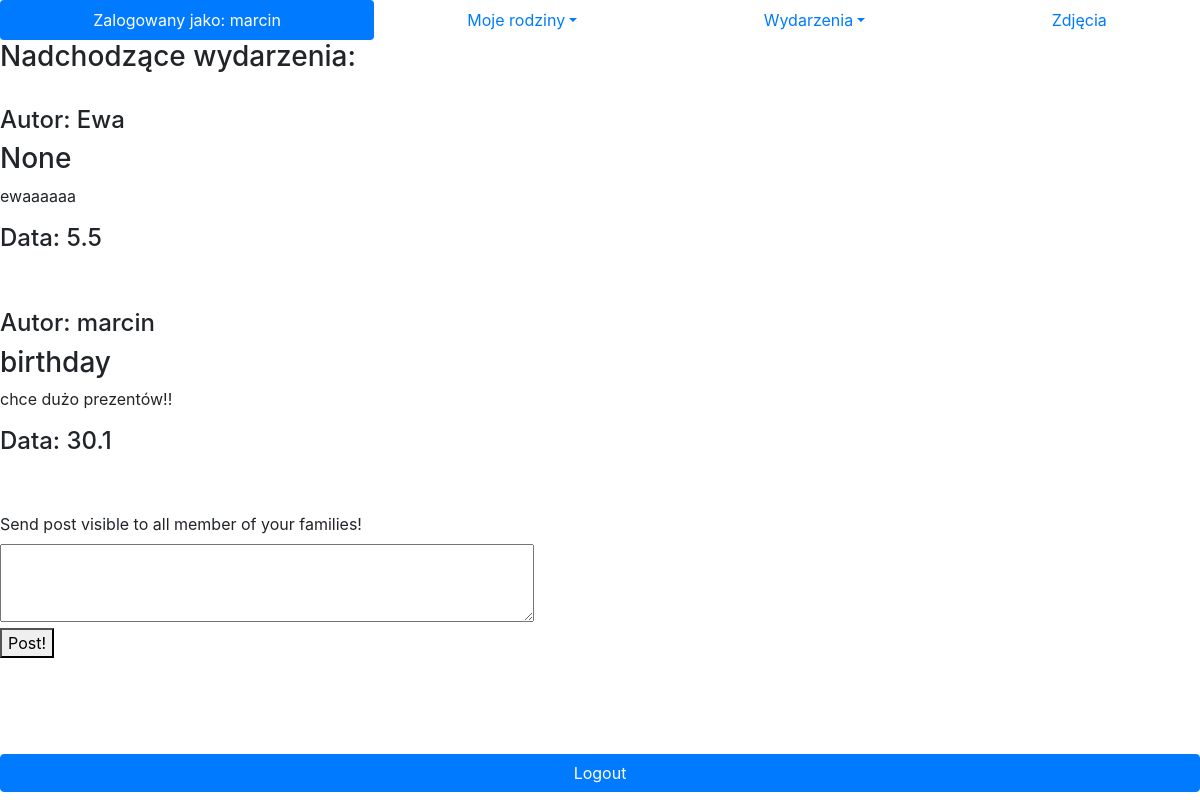
The page /loggedin/ (signed in) on the database as committed earlier.
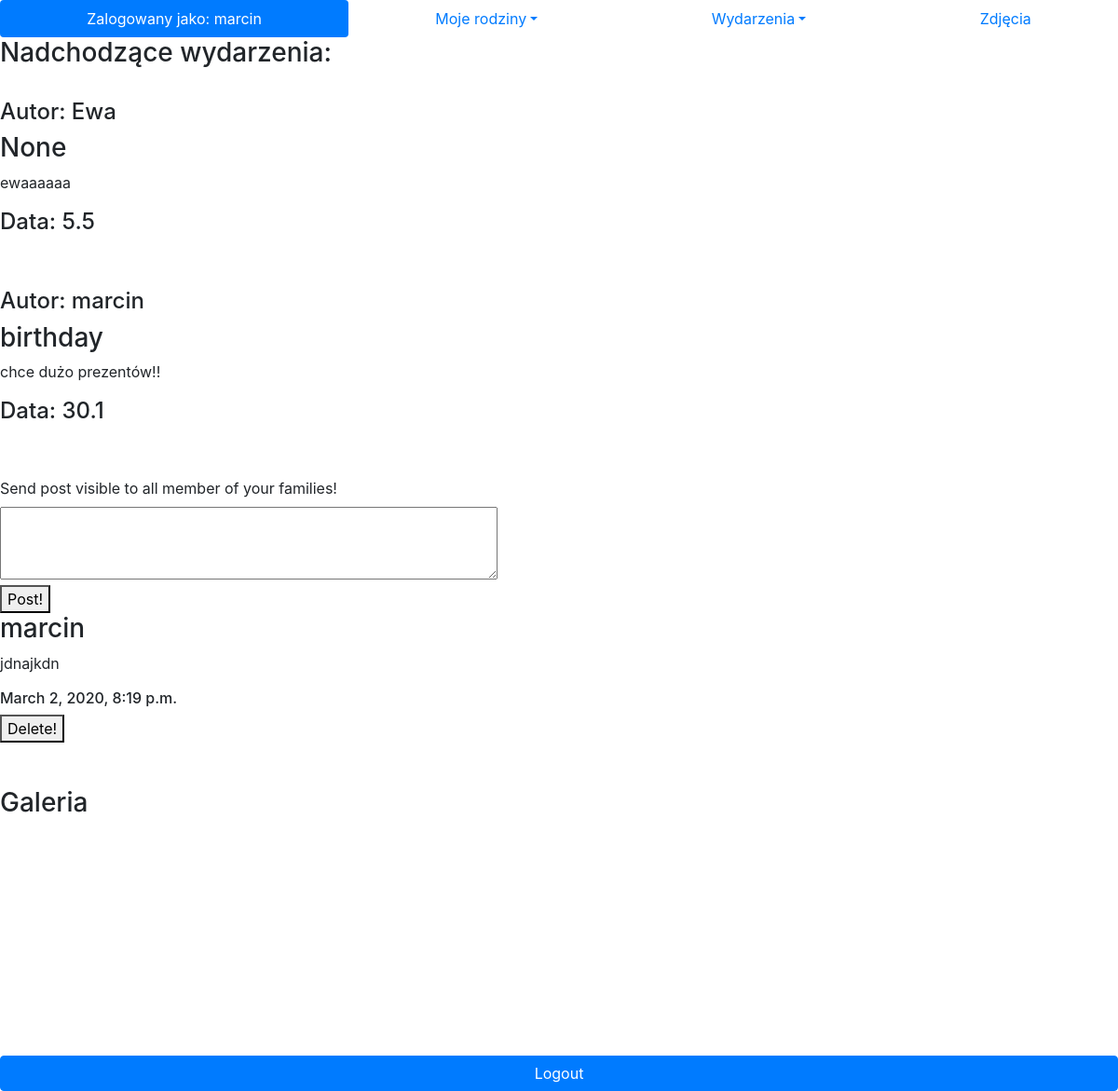
The same page on the database as committed later.
### logged/models.py (models this page shows, shortened)
class Event(models.Model):
    author = models.CharField(max_length=256, default='None')
    occasion = models.CharField(max_length=64, default='None')
    desc = models.TextField(blank=True)
    day = models.PositiveSmallIntegerField(default=0)
    month = models.PositiveSmallIntegerField(default=0)

class Post(models.Model):
    author = models.CharField(max_length=256, default='None')
    text = models.TextField()
    date = models.DateTimeField(auto_now_add=True)

### Authentication/views.py (the view, shortened to what this page needs)
# urls.py: path('loggedin/', Logedin, name='logedin'),
@login_required
def Logedin(request):
    if request.method == 'GET':
        families = Family.objects.filter()
        my_families = [] # families that I belong to
        events = Event.objects.all()# all database events
        members_of_my_families = []
        events_in_my_families = []
        for family in families:
            for member in family.members.all():
                if str(member) == str(request.user.username):
                    my_families.append(family)
        for family in my_families:
            for member in family.members.all():
                members_of_my_families.append(member.member)
        members_of_my_families = list(dict.fromkeys(members_of_my_families))
        for event in events:
            if event.author in members_of_my_families:
                events_in_my_families.append(event)
        events_in_my_families = list(dict.fromkeys(events_in_my_families))
        for event_in_family in events_in_my_families:
            if event_in_family.month < datetime.datetime.now().month:
                event_in_family.this_year = datetime.datetime(datetime.datetime.now().year + 1, event_in_family.month,
                                                              event_in_family.month)
            elif event_in_family.month > datetime.datetime.now().month:
                event_in_family.this_year = datetime.datetime(datetime.datetime.now().year,
                                                              event_in_family.month,
                                                              event_in_family.month)
        sorted_events = sorted(events_in_my_families, key=attrgetter('this_year'))
        posts = Post.objects.all() #all posts
        posts_in_my_families = []
        for post in posts:
            if post.author in members_of_my_families:
                posts_in_my_families.append(post)
        posts_in_my_families = list(dict.fromkeys(posts_in_my_families))
        photos = Photo.objects.all()  # all photos
        photos_in_my_families = []
        for photo in photos:
            if photo.author in members_of_my_families:
                photos_in_my_families.append(photo)
        photos_in_my_families = list(dict.fromkeys(photos_in_my_families))
        return render(request, 'Authentication/loggedin.html',{'my_families':my_families, 'events_in_my_families':sorted_events, 'members_of_my_families':members_of_my_families,'posts_in_my_families':posts_in_my_families,'photos_in_my_families':photos_in_my_families})

### Authentication/models.py (called while the page is built)
    def __str__(self):
        return self.member

### Authentication/templates/Authentication/loggedin.html (shortened to what this page needs)
{% extends 'Authentication/base.html' %}
{% block content %}
<ul class="nav nav-pills nav-fill">
  <li class="nav-item">
    <a class="nav-link active">Zalogowany jako: {{ user.username }}</a>
  </li>
  <li class="nav-item dropdown">
    <a class="nav-link dropdown-toggle" data-toggle="dropdown" href="#" role="button" aria-haspopup="true" aria-expanded="false">Moje rodziny</a>
  </li>
  <li class="nav-item dropdown">
    <a class="nav-link dropdown-toggle" data-toggle="dropdown" href="#" role="button" aria-haspopup="true" aria-expanded="false">Wydarzenia</a>
  </li>
  <li class="nav-item">
    <a class="nav-link" href="{% url 'photos'%}">Zdjęcia</a>
  </li>
</ul>
{% if not my_families%}
<h2>Czas dołączyć do jakiejś rodziny</h2> <br>
<h4>Stwórz jako pierwszy swoją rodzię lub poproś osobę która zaprosiła Cię do Familiara o ID rodziny do której chciałbyś dołączyć</h4><br><br>
    <a href="{% url 'createfamily'%}" class="btn btn-primary btn-block">Stwórz rodzinę</a><br>
    <a href="{% url 'joinfamily'%}" class="btn btn-primary btn-block">Dołącz do istniejące rodziny</a><br>
{% else %}
<h3>Nadchodzące wydarzenia:</h3><br>
{% for event in events_in_my_families %}
<div>
    <h4>Autor: {{ event.author }}</h4>
    <h3> {{ event.occasion }}</h3>
    <p>{{ event.desc }}</p>
    <h4>Data: {{ event.day }}.{{ event.month }}</h4>
</div><br><br>
{% endfor %}
<dvi>
    <div>
        <form method="POST">
           <label for="send_post">Send post visible to all member of your families!</label><br>
           <textarea name='send_post' id='send_post' rows="3" cols="50"></textarea><br>
           <button type="submit">Post!</button>
        </form>
    </div>
    <div>
        {% if posts_in_my_families %}
            {% for post in posts_in_my_families %}
                <div>
                    <h3>{{ post.author }}</h3>
                    <p>{{ post.text }}</p>
                    <h6>{{ post.date }}</h6>
                            <form method="POST">
                               <button type="submit">Delete!</button>
                            </form>
                </div>
            {% endfor %}
        {% endif %}
    </div>
<br>
<br>
{% if photos_in_my_families %}
<div id="carouselExampleControls" class="carousel slide" data-ride="carousel" >
  <div class="carousel-inner">
    <div class="carousel-item active" style="height: 30vh;width:auto;">
      <h3 style="position: 20px;">Galeria</h3>
    </div>
  </div>
  <a class="carousel-control-prev" href="#carouselExampleControls" role="button" data-slide="prev">
    <span class="carousel-control-prev-icon" aria-hidden="true"></span>
  </a>
  <a class="carousel-control-next" href="#carouselExampleControls" role="button" data-slide="next">
    <span class="carousel-control-next-icon" aria-hidden="true"></span>
  </a>
</div>
{% endif %}
{% endif %}
<br>
<br>
<form action="{% url 'logoutuser' %}" method="POST">
    <button type="submit" class="btn btn-primary btn-block">Logout</button>
</form>
{% endblock %}

Rows that differ between the two databases and show on the page:
added Post: author "marcin", text "jdnajkdn", date "March 2, 2020, 8:19 p.m."
Other text that changed with them:
text now shown: "Galeria"
